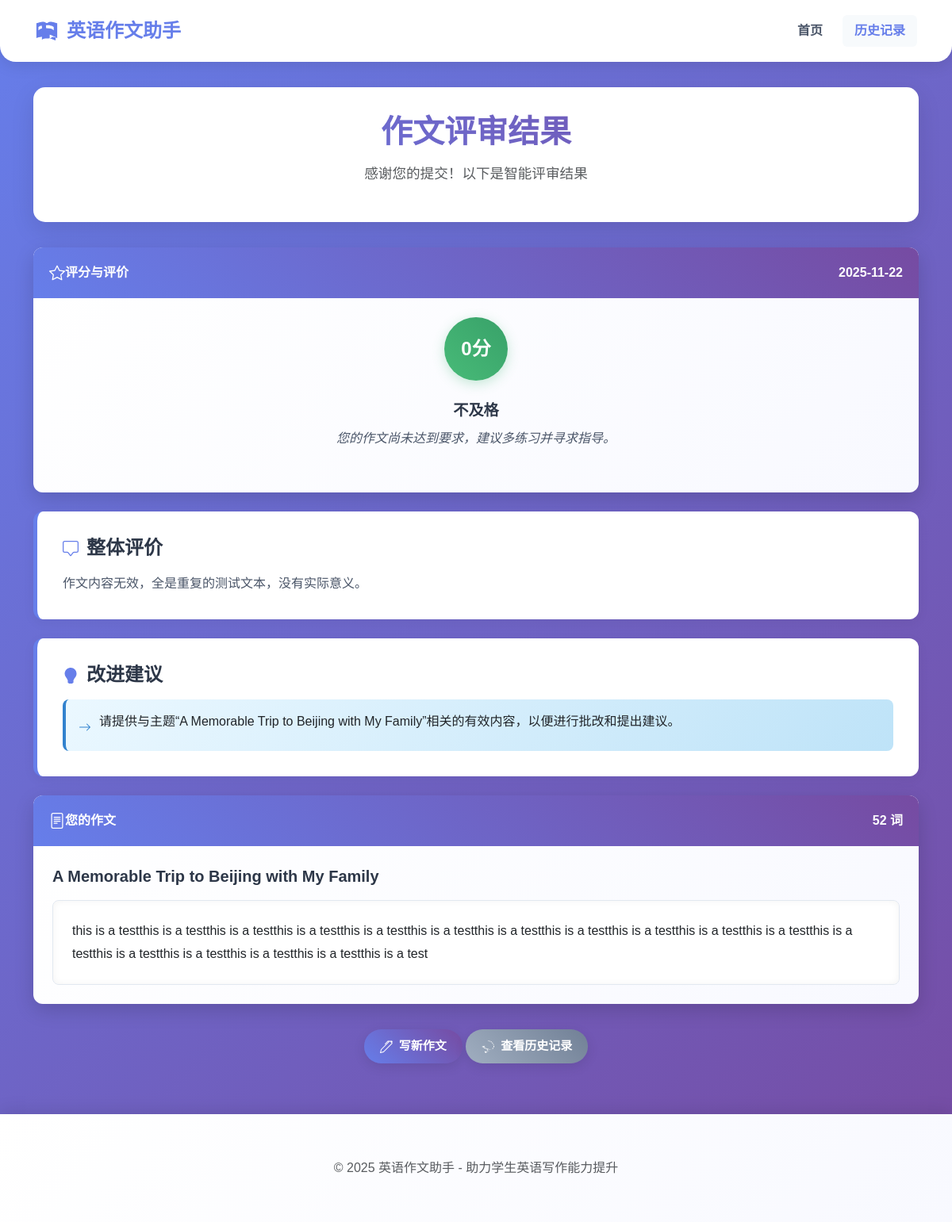
/review_result/13, run on the app's committed database.
### tables this page shows
CREATE TABLE essays (
        id INTEGER PRIMARY KEY AUTOINCREMENT,
        title TEXT NOT NULL,
        content TEXT NOT NULL,
        grade TEXT NOT NULL,
        word_count INTEGER NOT NULL,
        score INTEGER NOT NULL,
        overall_comment TEXT,
        improvement_suggestions TEXT,
        submission_date TEXT NOT NULL
    );

### app.py (the view)
@app.route('/review_result/<int:essay_id>')
def review_result(essay_id):
    conn = get_db_connection()
    cursor = conn.cursor()
    cursor.execute('SELECT * FROM essays WHERE id = ?', (essay_id,))
    row = cursor.fetchone()
    conn.close()
    if not row:
        return redirect(url_for('index'))
    essay = dict(row)
    score = essay['score']
    if score >= 90:
        level = '优秀'
        level_description = '您的作文质量非常高，表达准确，逻辑清晰！'
    elif score >= 80:
        level = '良好'
        level_description = '您的作文整体表现不错，有一些小的改进空间。'
    elif score >= 70:
        level = '中等'
        level_description = '您的作文基本符合要求，需要在某些方面加强。'
    elif score >= 60:
        level = '及格'
        level_description = '您的作文刚刚达到及格水平，有较大的提升空间。'
    else:
        level = '不及格'
        level_description = '您的作文尚未达到要求，建议多练习并寻求指导。'
    return render_template('review_result.html',
                           score=essay['score'],
                           level=level,
                           level_description=level_description,
                           overall_comment=essay['overall_comment'],
                           suggestions=[essay['improvement_suggestions']] if essay['improvement_suggestions'] else [],
                           topic=essay['title'],
                           essay_content=essay['content'],
                           word_count=essay['word_count'],
                           essay_date=essay['submission_date'])

### app.py (called while the page is built)
def get_db_connection():
    conn = sqlite3.connect('english_writing.db')
    conn.row_factory = sqlite3.Row
    return conn

### templates/review_result.html (shortened to what this page needs)
<!DOCTYPE html>
<html lang="zh-CN">
<head>
    <link href="https://cdn.jsdelivr.net/npm/bootstrap@5.3.0/dist/css/bootstrap.min.css" rel="stylesheet">
    <link href="/static/css/style.css" rel="stylesheet">
</head>
<body>
    <nav class="navbar navbar-expand-lg">
        <div class="container-fluid">
            <a class="navbar-brand" href="/">
                英语作文助手
            </a>
            <div class="collapse navbar-collapse" id="navbarNav">
                <ul class="navbar-nav ms-auto">
                    <li class="nav-item">
                        <a class="nav-link" href="/">首页</a>
                    </li>
                    <li class="nav-item">
                        <a class="nav-link active" aria-current="page" href="/history">历史记录</a>
                    </li>
                </ul>
            </div>
        </div>
    </nav>
    <div class="container">
        <div class="header fade-in-up">
            <h1>作文评审结果</h1>
            <p class="text-muted" style="font-size: 1.1rem;">感谢您的提交！以下是智能评审结果</p>
        </div>
        <div class="card fade-in-up" style="animation-delay: 0.2s;">
            <div class="card-header">
                <div class="d-flex align-items-center gap: 10px;">
                    评分与评价
                </div>
                <span class="text-sm opacity-80">{{ essay_date }}</span>
            </div>
            <div class="card-body">
                <div class="d-flex flex-column align-items-center">
                    <div class="score-badge">
                        {{ score }}分
                    </div>
                    <div class="score-level">
                        <div class="level-title">{{ level }}</div>
                        <div class="level-description">{{ level_description }}</div>
                    </div>
                </div>
            </div>
        </div>
        <div class="content-section fade-in-up" style="animation-delay: 0.4s;">
            <h4>
                整体评价
            </h4>
            <p>{{ overall_comment }}</p>
        </div>
        <div class="content-section fade-in-up" style="animation-delay: 0.6s;">
            <h4>
                改进建议
            </h4>
            <ul class="suggestions-list">
                {% for suggestion in suggestions %}
                <li class="suggestion-item">
                    <span class="suggestion-icon">
                        <svg xmlns="http://www.w3.org/2000/svg" width="16" height="16" fill="currentColor" class="bi bi-arrow-right" viewBox="0 0 16 16">
                            <path fill-rule="evenodd" d="M1 8a.5.5 0 0 1 .5-.5h11.793l-3.147-3.146a.5.5 0 0 1 .708-.708l4 4a.5.5 0 0 1 0 .708l-4 4a.5.5 0 0 1-.708-.708L13.293 8.5H1.5A.5.5 0 0 1 1 8z"/>
                        </svg>
                    </span>
                    <span>{{ suggestion }}</span>
                </li>
                {% endfor %}
            </ul>
        </div>
        <div class="card fade-in-up" style="animation-delay: 0.8s;">
            <div class="card-header">
                <div class="d-flex align-items-center gap: 10px;">
                    您的作文
                </div>
                <span class="text-sm opacity-80">{{ word_count }} 词</span>
            </div>
            <div class="card-body">
                <h5 class="card-title mb-3" style="color: #2d3748;">{{ topic }}</h5>
                <div class="essay-content-review">{{ essay_content }}</div>
            </div>
        </div>
        <div class="text-center fade-in-up" style="animation-delay: 1s; margin-top: 2rem;">
            <a href="/" class="btn btn-primary">
                写新作文
            </a>
            <a href="/history" class="btn btn-secondary">
                查看历史记录
            </a>
        </div>
    </div>
    <footer>
        <div class="container text-center">
            <p class="text-muted" style="margin-bottom: 0;">© 2025 英语作文助手 - 助力学生英语写作能力提升</p>
        </div>
    </footer>
</body>
</html>

### static/css/style.css (style rules this page uses)
body { background: linear-gradient(135deg, #667eea 0%, #764ba2 100%); min-height: 100vh; display: flex; flex-direction: column; font-family: 'Microsoft YaHei', Arial, sans-serif; }
.container { flex: 1; padding-top: 2rem; padding-bottom: 2rem; }
.header { text-align: center; margin-bottom: 2rem; background-color: white; border-radius: 15px; padding: 2rem; box-shadow: 0 10px 30px rgba(0, 0, 0, 0.1); transition: transform 0.3s ease; }
.header h1 { background: linear-gradient(45deg, #667eea, #764ba2); -webkit-background-clip: text; -webkit-text-fill-color: transparent; background-clip: text; font-weight: bold; font-size: 2.5rem; margin-bottom: 1rem; }
.card { border-radius: 12px; box-shadow: 0 8px 25px rgba(0, 0, 0, 0.15); margin-bottom: 1.5rem; overflow: hidden; transition: all 0.3s ease; border: none; background: linear-gradient(135deg, #ffffff 0%, #f8f9ff 100%); }
.card-header { background: linear-gradient(45deg, #667eea, #764ba2); color: white; font-weight: bold; border-bottom: none; padding: 1.25rem; display: flex; align-items: center; justify-content: space-between; }
.card-body { padding: 1.5rem; }
.card-title { color: #2d3748; font-weight: bold; margin-bottom: 0.75rem; font-size: 1.25rem; line-height: 1.4; }
.btn-primary { background: linear-gradient(45deg, #667eea, #764ba2); border: none; padding: 10px 20px; font-size: 15px; font-weight: bold; border-radius: 30px; transition: all 0.3s ease; box-shadow: 0 4px 15px rgba(0, 0, 0, 0.1); display: inline-flex; align-items: center; gap: 8px; }
.btn-secondary { background: linear-gradient(45deg, #a0aec0, #718096); border: none; padding: 10px 20px; font-size: 15px; font-weight: bold; border-radius: 30px; transition: all 0.3s ease; box-shadow: 0 4px 15px rgba(0, 0, 0, 0.1); display: inline-flex; align-items: center; gap: 8px; }
.navbar { background: white; border-radius: 0 0 20px 20px; box-shadow: 0 4px 20px rgba(0, 0, 0, 0.1); padding: 1rem 2rem; }
.navbar-brand { font-weight: bold; font-size: 1.5rem; color: #667eea !important; display: flex; align-items: center; gap: 10px; }
.nav-link { font-weight: 600; color: #4a5568 !important; position: relative; padding: 8px 15px !important; margin-left: 10px; transition: all 0.3s ease; border-radius: 6px; }
.nav-link.active { color: #667eea !important; background-color: #f7fafc; font-weight: bold; }
footer { background: linear-gradient(135deg, #ffffff 0%, #f8f9ff 100%); padding: 1.5rem 0; box-shadow: 0 -4px 20px rgba(0, 0, 0, 0.1); margin-top: 2rem; }
.fade-in-up { animation: fadeInUp 0.8s ease-out; }
.suggestion-item { background: linear-gradient(135deg, #edf2f7 0%, #e2e8f0 100%); padding: 1rem 1.5rem; border-radius: 8px; margin-bottom: 1rem; border-left: 4px solid #667eea; transition: all 0.3s ease; }
.score-badge { background: linear-gradient(45deg, #48bb78, #38a169); color: white; font-size: 1.5rem; font-weight: bold; border-radius: 50%; width: 80px; height: 80px; display: flex; align-items: center; justify-content: center; box-shadow: 0 4px 15px rgba(72, 187, 120, 0.3); margin: 0 auto 1.5rem; transition: all 0.3s ease; }
.score-level { text-align: center; margin-bottom: 2rem; }
.level-title { font-size: 1.2rem; font-weight: bold; color: #2d3748; margin-bottom: 0.5rem; }
.level-description { color: #4a5568; font-style: italic; }
.content-section { background: white; border-radius: 12px; padding: 2rem; box-shadow: 0 4px 15px rgba(0, 0, 0, 0.05); margin-bottom: 1.5rem; border-left: 5px solid #667eea; transition: all 0.3s ease; }
.content-section h4 { color: #2d3748; font-weight: bold; margin-bottom: 1rem; display: flex; align-items: center; gap: 10px; }
.content-section p { color: #4a5568; line-height: 1.7; margin-bottom: 0; }
.suggestions-list { list-style-type: none; padding-left: 0; margin-bottom: 0; }
.suggestions-list .suggestion-item { background: linear-gradient(135deg, #ebf8ff 0%, #bee3f8 100%); padding: 1rem; margin-bottom: 1rem; border-radius: 8px; border-left: 4px solid #3182ce; transition: all 0.3s ease; display: flex; align-items: flex-start; gap: 10px; }
.suggestions-list .suggestion-item:last-child { margin-bottom: 0; }
.suggestion-icon { color: #3182ce; font-size: 1.2rem; flex-shrink: 0; margin-top: 0.25rem; }
.essay-content-review { background: white; padding: 1.5rem; border-radius: 8px; box-shadow: inset 0 0 10px rgba(0, 0, 0, 0.05); border: 1px solid #e2e8f0; line-height: 1.8; white-space: pre-wrap; word-break: break-word; }

### data on the page
essays: submission_date "2025-11-22", overall_comment "作文内容无效，全是重复的测试文本，没有实际意义。", improvement_suggestions "请提供与主题“A Memorable Trip to Beijing with My Family”相关的有效内容，以便进行批改和提出建议。", title "A Memorable Trip to Beijing with My Family", content "this is a testthis is a testthis is a testthis is a testthis is a testthis is a testthis is a testthis is a testthis is a testthis is a testthis is a testthis is a testthis is a testthis is a testthis is a testthis is a testthis is a test"

### other printed values
{{ score }} "0"
{{ level }} "不及格"
{{ level_description }} "您的作文尚未达到要求，建议多练习并寻求指导。"
{{ word_count }} "52"
